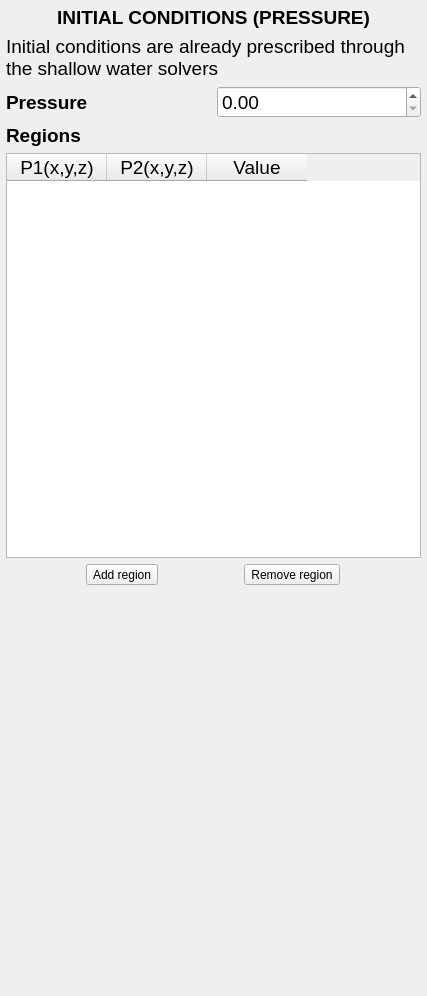
<?xml version="1.0" encoding="UTF-8"?>
<ui version="4.0">
 <class>initialconPres</class>
 <widget class="QFrame" name="initialconPres">
  <property name="geometry">
   <rect>
    <x>0</x>
    <y>0</y>
    <width>427</width>
    <height>996</height>
   </rect>
  </property>
  <property name="windowTitle">
   <string>Frame</string>
  </property>
  <layout class="QVBoxLayout" name="verticalLayout">
   <property name="leftMargin">
    <number>6</number>
   </property>
   <property name="topMargin">
    <number>6</number>
   </property>
   <property name="rightMargin">
    <number>6</number>
   </property>
   <property name="bottomMargin">
    <number>6</number>
   </property>
   <item>
    <widget class="QLabel" name="Lbl_H1">
     <property name="font">
      <font>
       <pointsize>14</pointsize>
      </font>
     </property>
     <property name="text">
      <string>&lt;html&gt;&lt;head/&gt;&lt;body&gt;&lt;p&gt;&lt;span style=&quot; font-weight:600;&quot;&gt;INITIAL CONDITIONS (PRESSURE)&lt;/span&gt;&lt;/p&gt;&lt;/body&gt;&lt;/html&gt;</string>
     </property>
     <property name="alignment">
      <set>Qt::AlignCenter</set>
     </property>
    </widget>
   </item>
   <item>
    <widget class="QLabel" name="Lbl_Notice">
     <property name="font">
      <font>
       <pointsize>14</pointsize>
      </font>
     </property>
     <property name="text">
      <string>Initial conditions are already prescribed through 
the shallow water solvers</string>
     </property>
    </widget>
   </item>
   <item>
    <layout class="QHBoxLayout" name="HLY_Pres" stretch="0,0">
     <item>
      <widget class="QLabel" name="Lbl_Pres">
       <property name="font">
        <font>
         <pointsize>14</pointsize>
         <weight>75</weight>
         <bold>true</bold>
        </font>
       </property>
       <property name="text">
        <string>Pressure</string>
       </property>
       <property name="alignment">
        <set>Qt::AlignLeading|Qt::AlignLeft|Qt::AlignVCenter</set>
       </property>
       <property name="wordWrap">
        <bool>true</bool>
       </property>
      </widget>
     </item>
     <item>
      <widget class="QDoubleSpinBox" name="DSpBx_Pres">
       <property name="font">
        <font>
         <pointsize>14</pointsize>
        </font>
       </property>
      </widget>
     </item>
    </layout>
   </item>
   <item>
    <widget class="QLabel" name="Lbl_Regions">
     <property name="font">
      <font>
       <pointsize>14</pointsize>
      </font>
     </property>
     <property name="focusPolicy">
      <enum>Qt::ClickFocus</enum>
     </property>
     <property name="text">
      <string>&lt;html&gt;&lt;head/&gt;&lt;body&gt;&lt;p&gt;&lt;span style=&quot; font-weight:600;&quot;&gt;Regions&lt;/span&gt;&lt;/p&gt;&lt;/body&gt;&lt;/html&gt;</string>
     </property>
    </widget>
   </item>
   <item>
    <widget class="QTableWidget" name="Tbl_IniCondTable">
     <property name="font">
      <font>
       <pointsize>14</pointsize>
      </font>
     </property>
     <property name="toolTip">
      <string>Regions for initial condition</string>
     </property>
     <property name="toolTipDuration">
      <number>10000</number>
     </property>
     <property name="alternatingRowColors">
      <bool>true</bool>
     </property>
     <column>
      <property name="text">
       <string>P1(x,y,z)</string>
      </property>
      <property name="font">
       <font>
        <pointsize>14</pointsize>
       </font>
      </property>
      <property name="textAlignment">
       <set>AlignCenter</set>
      </property>
     </column>
     <column>
      <property name="text">
       <string>P2(x,y,z)</string>
      </property>
      <property name="font">
       <font>
        <pointsize>14</pointsize>
       </font>
      </property>
      <property name="textAlignment">
       <set>AlignCenter</set>
      </property>
     </column>
     <column>
      <property name="text">
       <string>Value</string>
      </property>
      <property name="font">
       <font>
        <pointsize>14</pointsize>
       </font>
      </property>
      <property name="textAlignment">
       <set>AlignCenter</set>
      </property>
     </column>
    </widget>
   </item>
   <item>
    <layout class="QHBoxLayout" name="HLY_AddRegion">
     <item>
      <widget class="QToolButton" name="Btn_AddRegion">
       <property name="toolTip">
        <string>Add regions for defining initial conditions</string>
       </property>
       <property name="toolTipDuration">
        <number>10000</number>
       </property>
       <property name="text">
        <string>Add region</string>
       </property>
      </widget>
     </item>
     <item>
      <widget class="QToolButton" name="Btn_RemRegion">
       <property name="toolTip">
        <string>Remove regions for defining initial conditions</string>
       </property>
       <property name="toolTipDuration">
        <number>10000</number>
       </property>
       <property name="text">
        <string>Remove region</string>
       </property>
      </widget>
     </item>
    </layout>
   </item>
   <item>
    <spacer name="VSp">
     <property name="orientation">
      <enum>Qt::Vertical</enum>
     </property>
     <property name="sizeHint" stdset="0">
      <size>
       <width>20</width>
       <height>404</height>
      </size>
     </property>
    </spacer>
   </item>
  </layout>
 </widget>
 <resources/>
 <connections/>
</ui>
